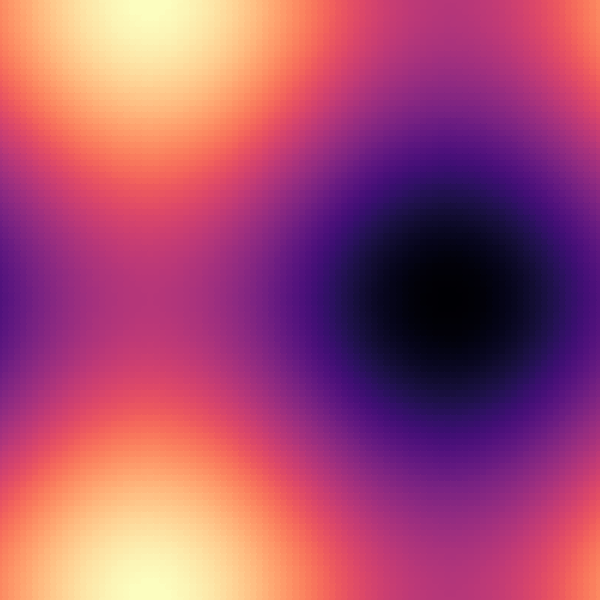

Here is the Python script that generated this plot:
"""
colorramp.py

Example of how to use a colorramp

IN this case, we plot a "Heatmap" of a surface from the equation:

z = sin(x) + sin(y)
"""

import numpy as np
from py_gd import Image
from py_gd.color_ramp import ColorRamp

N = 100  # number or grid points
D = 9 # diameter of dots
w, h = 600, 600  # Size of image


# Compute the function:

span = np.linspace(0, 2 * np.pi, N)

X, Y = np.meshgrid(span, span)

Z = np.sin(X) + np.cos(Y)

# create an image:

img = Image(width=w, height=h, preset_colors='BW')

# create a ColorRamp:
ramp = ColorRamp(colors='magma',  # use the magma colorscheme from MPL
                 min_value=-2.0,
                 max_value=2.0,
                 base_colorscheme=len(img.get_colors()),  # make sure we accommodate what's there
                 )

# and the ramp colors to the image:
img.add_colors(ramp.colorlist)
# draw the initial image, using dots:

x = (X / np.pi / 2 * h).flat
y = (Y / np.pi / 2 * w).flat

points = np.c_[x, y]
colors = ramp.get_color_indices(Z.flat)


img.draw_dots(points, diameter=D, color=colors)

#  Save the first frame as a PNG
img.save('colorramp.png', 'png')

